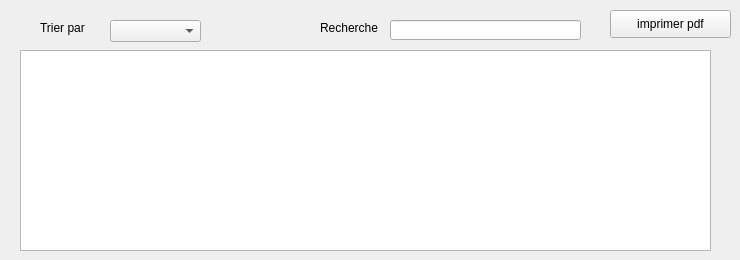
     <widget class="QWidget" name="Consulter">
      <attribute name="title">
       <string>Consulter</string>
      </attribute>
      <widget class="QTableView" name="tableView_Revenue">
       <property name="geometry">
        <rect>
         <x>20</x>
         <y>50</y>
         <width>691</width>
         <height>201</height>
        </rect>
       </property>
      </widget>
      <widget class="QLabel" name="label_28">
       <property name="geometry">
        <rect>
         <x>630</x>
         <y>60</y>
         <width>71</width>
         <height>81</height>
        </rect>
       </property>
       <property name="text">
        <string/>
       </property>
       <property name="pixmap">
        <pixmap>../Load.png</pixmap>
       </property>
      </widget>
      <widget class="QLabel" name="label_37">
       <property name="geometry">
        <rect>
         <x>320</x>
         <y>20</y>
         <width>71</width>
         <height>16</height>
        </rect>
       </property>
       <property name="text">
        <string>Recherche</string>
       </property>
      </widget>
      <widget class="QLineEdit" name="le_r_search">
       <property name="geometry">
        <rect>
         <x>390</x>
         <y>20</y>
         <width>191</width>
         <height>20</height>
        </rect>
       </property>
      </widget>
      <widget class="QComboBox" name="cb_sort_r">
       <property name="geometry">
        <rect>
         <x>110</x>
         <y>20</y>
         <width>91</width>
         <height>22</height>
        </rect>
       </property>
      </widget>
      <widget class="QLabel" name="label_38">
       <property name="geometry">
        <rect>
         <x>40</x>
         <y>20</y>
         <width>61</width>
         <height>16</height>
        </rect>
       </property>
       <property name="text">
        <string>Trier par</string>
       </property>
      </widget>
      <widget class="QPushButton" name="pdf">
       <property name="geometry">
        <rect>
         <x>610</x>
         <y>10</y>
         <width>121</width>
         <height>28</height>
        </rect>
       </property>
       <property name="text">
        <string>imprimer pdf</string>
       </property>
      </widget>
     </widget>
